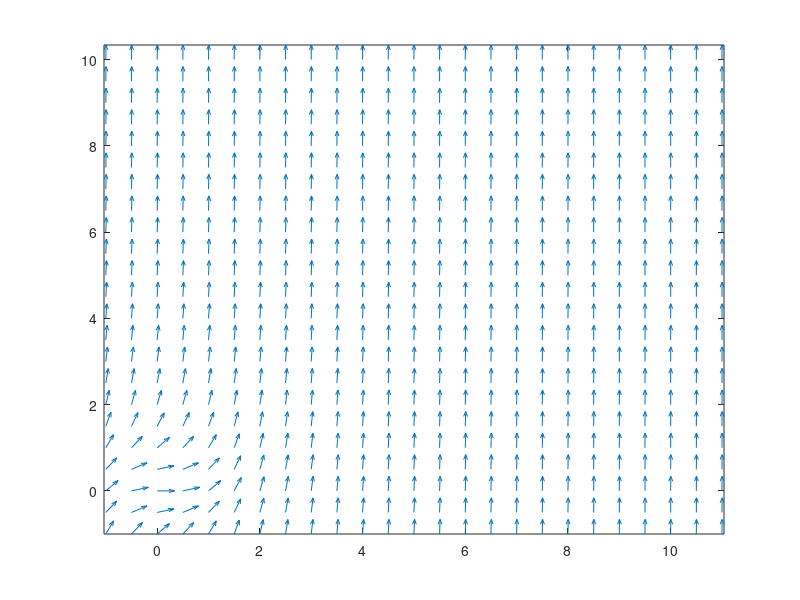

This chart was generated by the following MATLAB code: (Note: this script raises an error after producing the figure.)
%April Dawn Kester
%akester
%AMS 20
%April 24, 2013
%Direction field w/euler

[t y] = meshgrid(-1:0.5:11,-1:0.5:10);

dy = (y.^2)+ (t.^2);   
dt = ones(size(dy));

L = sqrt(dt.^2 + dy.^2);

quiver(t,y,dt./L,dy./L,0.5); axis tight
hold on

f=@(t,y)(y.^2)+ (t.^2);
t0=0; %CHANGES BASED ON INITIAL CONDITION
t1=10;
y0=1; %CHANGES BASED ON INITIAL CONDITION *******

h=0.1; %CHANGES STEP SIZE ********
n= (t1-t0)/h;

[t,y] = euler( f,t0,t1,y0,n );

plot(t,y); y(t==0.8) %FIND APPROX VALUE AT y(t)*******
hold on

xlabel('T','fontsize',14)
ylabel('Y','fontsize',14)
title('PROBLEM #2 euler','fontsize',14)